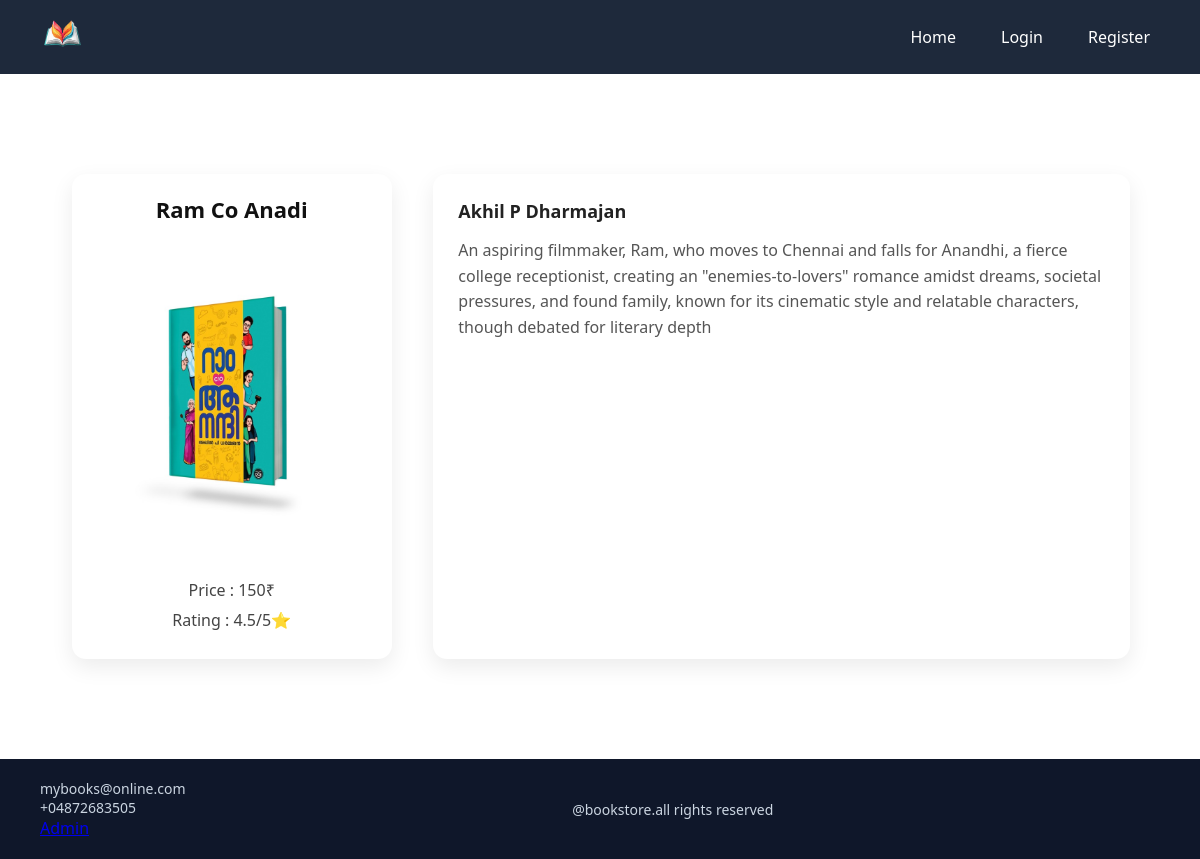
The page /detail_page/1 on the database its author committed.
### app1/models.py (models this page shows, shortened)
class Books(models.Model):
    name = models.CharField(max_length=50)
    price = models.IntegerField(null=True)
    description = models.TextField(blank=True)
    author = models.CharField(max_length=40)
    review = models.CharField(max_length=50)
    image = models.ImageField(upload_to='books')

### app1/views.py (the view)
# urls.py: path('detail_page/<int:bid>',detail_page,name='detail_page'),
def detail_page(request,bid):
    book = Books.objects.get(id=bid)
    return render(request,'detail_page.html',{'book':book})

### template/detail_page.html (shortened to what this page needs)
{%extends 'base.html'%}
{%block contents%}
<!DOCTYPE html>
<html lang="en">
<head>
    <link rel="stylesheet" href="/static/css/detail_view.css">
</head>
<body>
    <div class="detail_view_main">
        <div class="detail_view_left">
            <div class="card">
                <h2>{{book.name}}</h2>
                <img src="/{{book.image}}" alt="" width="220" height="320">
                <p>Price : {{book.price}}₹</p>
                <p>Rating : {{book.review}}⭐</p>
            </div>
        </div>
        <div class="detail_view_right">
                <p>{{book.author}}</p>
                <p>{{book.description}}</p>
        </div>
    </div>
</body>
</html>
{%endblock%}

### static/css/base.css (style rules this page uses)
* { margin: 0; padding: 0; box-sizing: border-box; font-family: 'Segoe UI', Tahoma, Geneva, Verdana, sans-serif; }
body { background-color: #f4f6f8; min-height: 100vh; }

### static/css/detail_view.css (style rules this page uses)
* { margin: 0; padding: 0; box-sizing: border-box; font-family: "Segoe UI", Tahoma, sans-serif; }
.detail_view_main { max-width: 1100px; margin: 40px auto; padding: 20px; display: flex; gap: 40px; }
.detail_view_left { flex: 1; display: flex; justify-content: center; }
.card { background: #ffffff; border-radius: 14px; padding: 20px; text-align: center; box-shadow: 0 8px 22px rgba(0, 0, 0, 0.08); width: 100%; max-width: 320px; }
.card h2 { font-size: 22px; color: #111; margin-bottom: 15px; }
.card img { width: 220px; height: 320px; object-fit: cover; border-radius: 10px; margin-bottom: 15px; }
.card p { font-size: 16px; margin-bottom: 8px; color: #444; }
.detail_view_right { flex: 2; background: #ffffff; border-radius: 14px; padding: 25px; box-shadow: 0 8px 22px rgba(0, 0, 0, 0.08); }
.detail_view_right p:first-child { font-size: 18px; font-weight: 600; margin-bottom: 15px; color: #222; }
.detail_view_right p:last-child { font-size: 16px; line-height: 1.6; color: #555; }

### rows shown on the page
Books: name "Ram Co Anadi", image (picture), price "150", review "4.5/5", author "Akhil P Dharmajan", description "An aspiring filmmaker, Ram, who moves to Chennai and falls for Anandhi, a fierce college receptionist, creating an \"enemies-to-lovers\" romance amidst dreams, societal pressures, and found family, known for its cinematic style and relatable characters, though debated for literary depth"
